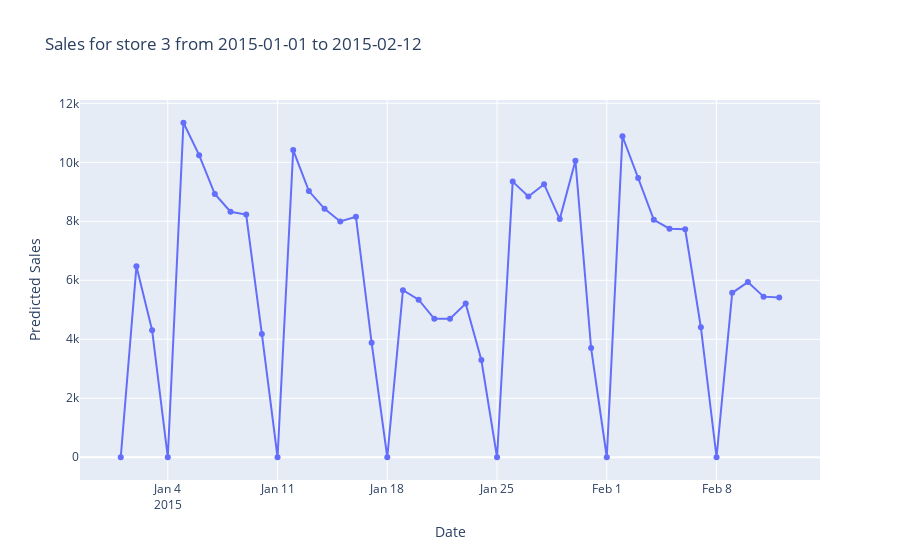

Notebook cell for this chart:
### Code cell
fig = px.line(
        df1, x='Date', y='Predicted Sales', markers=True,
        title=f"Sales for store {store_id} from {date.date()} to {max_date.date()}"
)
fig.show()

### Figure 1 — Plotly figure (JSON) as saved in the notebook; plotly's stock layout.template omitted (floating-point values rounded to 4 significant figures)
{"data": [{"hovertemplate": "Date=%{x}<br>Predicted Sales=%{y}<extra></extra>", "legendgroup": "", "line": {"color": "#636efa", "dash": "solid"}, "marker": {"symbol": "circle"}, "mode": "lines+markers", "name": "", "orientation": "v", "showlegend": false, "type": "scatter", "x": ["2015-02-12T00:00:00", "2015-02-11T00:00:00", "2015-02-10T00:00:00", "2015-02-09T00:00:00", "2015-02-08T00:00:00", "2015-02-07T00:00:00", "2015-02-06T00:00:00", "2015-02-05T00:00:00", "2015-02-04T00:00:00", "2015-02-03T00:00:00", "2015-02-02T00:00:00", "2015-02-01T00:00:00", "2015-01-31T00:00:00", "2015-01-30T00:00:00", "2015-01-29T00:00:00", "2015-01-28T00:00:00", "2015-01-27T00:00:00", "2015-01-26T00:00:00", "2015-01-25T00:00:00", "2015-01-24T00:00:00", "2015-01-23T00:00:00", "2015-01-22T00:00:00", "2015-01-21T00:00:00", "2015-01-20T00:00:00", "2015-01-19T00:00:00", "2015-01-18T00:00:00", "2015-01-17T00:00:00", "2015-01-16T00:00:00", "2015-01-15T00:00:00", "2015-01-14T00:00:00", "2015-01-13T00:00:00", "2015-01-12T00:00:00", "2015-01-11T00:00:00", "2015-01-10T00:00:00", "2015-01-09T00:00:00", "2015-01-08T00:00:00", "2015-01-07T00:00:00", "2015-01-06T00:00:00", "2015-01-05T00:00:00", "2015-01-04T00:00:00", "2015-01-03T00:00:00", "2015-01-02T00:00:00", "2015-01-01T00:00:00"], "xaxis": "x", "y": [5415.0, 5446.0, 5938.0, 5575.0, 0, 4408.0, 7729.0, 7749.0, 8049.0, 9471.0, 10880.0, 0, 3700.0, 10050.0, 8073.0, 9257.0, 8842.0, 9345.0, 0, 3298.0, 5210.0, 4698.0, 4695.0, 5341.0, 5663.0, 0, 3886.0, 8155.0, 7993.0, 8421.0, 9024.0, 10410.0, 0, 4183.0, 8226.0, 8323.0, 8925.0, 10240.0, 11340.0, 0, 4306.0, 6473.0, 0], "yaxis": "y"}], "layout": {"legend": {"tracegroupgap": 0}, "title": {"text": "Sales for store 3 from 2015-01-01 to 2015-02-12"}, "xaxis": {"anchor": "y", "domain": [0, 1], "title": {"text": "Date"}}, "yaxis": {"anchor": "x", "domain": [0, 1], "title": {"text": "Predicted Sales"}}}}
